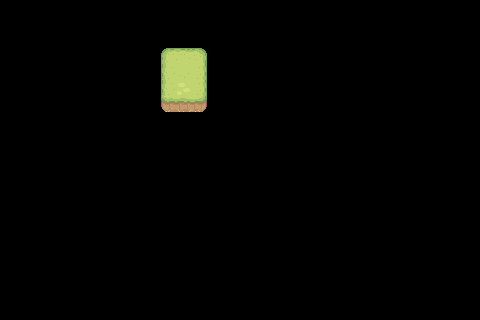

A level layout from a 2D game, rendered from its tile map. Below: a short description, then the map file with its tile-grid data intact:
An orthogonal 30x20 tile map with 16x16 px tiles, 1 tile layer (Camada de Blocos 2), 2 hidden layers not drawn, 2 tilesets and 2 objects (player).

<map version="1.9" tiledversion="1.9.2" orientation="orthogonal" renderorder="right-down" width="30" height="20" tilewidth="16" tileheight="16" infinite="0" nextlayerid="7" nextobjectid="3">
 <editorsettings>
  <export target="mapInit.lua" format="lua" />
 </editorsettings>
 <tileset firstgid="1" name="Grass" tilewidth="16" tileheight="16" tilecount="77" columns="11">
  <image source="../assets/Grass.png" width="176" height="112" />
 </tileset>
 <tileset firstgid="78" name="Hills" tilewidth="16" tileheight="16" tilecount="77" columns="11">
  <image source="../assets/Hills.png" width="176" height="112" />
 </tileset>
 <layer id="1" name="Camada de Blocos 1" width="30" height="20" visible="0">
  <data encoding="csv">
13,13,13,13,13,13,13,13,13,13,13,13,13,13,13,13,13,13,13,13,13,13,13,13,13,13,13,13,13,13,
13,13,13,13,13,13,13,13,13,13,13,13,13,13,13,13,13,13,13,13,13,13,13,13,13,13,13,13,13,13,
13,13,13,13,57,13,13,13,13,13,13,13,13,13,13,13,13,13,13,13,13,13,13,57,13,13,13,13,13,13,
13,13,57,13,13,13,13,13,57,13,13,13,13,13,13,13,59,13,13,57,13,13,13,13,13,58,13,13,13,13,
13,13,13,13,13,58,58,58,13,13,13,13,13,13,13,13,13,13,13,13,13,13,58,13,13,13,13,13,13,13,
13,13,13,13,13,13,58,58,13,13,13,13,13,13,13,13,13,13,59,13,13,13,59,13,13,13,13,58,58,13,
13,13,13,57,13,13,13,57,13,13,13,13,13,13,13,13,13,13,13,57,13,13,13,13,58,13,13,13,13,13,
13,13,13,13,13,57,13,13,58,13,13,13,13,57,13,13,13,13,13,13,13,13,13,13,13,13,13,13,13,13,
13,13,13,13,13,13,58,13,13,13,13,13,13,13,13,13,13,13,13,13,13,57,13,57,13,13,13,13,58,13,
13,13,13,13,13,13,13,13,13,58,13,13,13,13,13,13,13,13,13,13,13,13,13,13,13,13,13,13,13,13,
13,13,13,13,13,13,13,13,13,13,13,13,13,13,13,13,13,13,13,13,13,13,13,13,13,13,13,13,13,13,
13,13,13,13,13,13,13,13,13,13,13,13,13,13,13,13,13,13,13,13,13,13,13,13,13,13,13,13,13,13,
13,13,13,13,13,13,13,13,13,13,13,13,13,13,13,13,13,13,13,13,13,13,13,13,13,13,13,13,13,13,
13,13,13,13,13,13,13,13,13,13,13,13,13,13,13,13,13,13,13,13,13,13,13,13,13,13,13,13,13,13,
13,13,13,13,13,13,13,13,13,13,13,13,13,13,13,13,13,13,13,13,13,13,13,13,13,13,13,13,13,13,
13,13,13,56,13,13,13,13,13,13,13,56,13,13,13,13,13,13,57,13,13,58,13,13,13,13,58,58,58,13,
13,13,13,13,13,13,13,56,13,13,13,13,13,13,13,13,13,13,57,13,13,13,13,58,13,13,13,13,13,13,
13,13,13,13,13,13,13,56,13,13,13,13,13,56,57,13,13,13,13,13,58,13,13,13,13,13,13,13,13,13,
13,13,13,13,13,13,13,13,13,13,13,13,56,56,13,13,13,13,13,13,13,13,13,58,13,58,58,13,13,13,
13,13,13,13,13,13,13,13,13,13,13,13,13,13,13,13,13,13,13,13,13,13,13,13,13,13,13,13,13,13
</data>
 </layer>
 <layer id="2" name="Camada de Blocos 2" width="30" height="20">
  <data encoding="csv">
0,0,0,0,0,0,0,0,0,0,0,0,0,0,0,0,0,0,0,0,0,0,0,0,0,0,0,0,0,0,
0,0,0,0,0,0,0,0,0,0,0,0,0,0,0,0,0,0,0,0,0,0,0,0,0,0,0,0,0,0,
0,0,0,0,0,0,0,0,0,0,0,0,0,0,0,0,0,0,0,0,0,0,0,0,0,0,0,0,0,0,
0,0,0,0,0,0,0,0,0,0,78,79,80,0,0,0,0,0,0,0,0,0,0,0,0,0,0,0,0,0,
0,0,0,0,0,0,0,0,0,0,89,90,91,0,0,0,0,0,0,0,0,0,0,0,0,0,0,0,0,0,
0,0,0,0,0,0,0,0,0,0,89,147,91,0,0,0,0,0,0,0,0,0,0,0,0,0,0,0,0,0,
0,0,0,0,0,0,0,0,0,0,100,101,102,0,0,0,0,0,0,0,0,0,0,0,0,0,0,0,0,0,
0,0,0,0,0,0,0,0,0,0,0,0,0,0,0,0,0,0,0,0,0,0,0,0,0,0,0,0,0,0,
0,0,0,0,0,0,0,0,0,0,0,0,0,0,0,0,0,0,0,0,0,0,0,0,0,0,0,0,0,0,
0,0,0,0,0,0,0,0,0,0,0,0,0,0,0,0,0,0,0,0,0,0,0,0,0,0,0,0,0,0,
0,0,0,0,0,0,0,0,0,0,0,0,0,0,0,0,0,0,0,0,0,0,0,0,0,0,0,0,0,0,
0,0,0,0,0,0,0,0,0,0,0,0,0,0,0,0,0,0,0,0,0,0,0,0,0,0,0,0,0,0,
0,0,0,0,0,0,0,0,0,0,0,0,0,0,0,0,0,0,0,0,0,0,0,0,0,0,0,0,0,0,
0,0,0,0,0,0,0,0,0,0,0,0,0,0,0,0,0,0,0,0,0,0,0,0,0,0,0,0,0,0,
0,0,0,0,0,0,0,0,0,0,0,0,0,0,0,0,0,0,0,0,0,0,0,0,0,0,0,0,0,0,
0,0,0,0,0,0,0,0,0,0,0,0,0,0,0,0,0,0,0,0,0,0,0,0,0,0,0,0,0,0,
0,0,0,0,0,0,0,0,0,0,0,0,0,0,0,0,0,0,0,0,0,0,0,0,0,0,0,0,0,0,
0,0,0,0,0,0,0,0,0,0,0,0,0,0,0,0,0,0,0,0,0,0,0,0,0,0,0,0,0,0,
0,0,0,0,0,0,0,0,0,0,0,0,0,0,0,0,0,0,0,0,0,0,0,0,0,0,0,0,0,0,
0,0,0,0,0,0,0,0,0,0,0,0,0,0,0,0,0,0,0,0,0,0,0,0,0,0,0,0,0,0
</data>
 </layer>
 <layer id="6" name="Camada de Blocos 3" width="30" height="20" visible="0">
  <data encoding="csv">
0,0,0,0,0,0,0,0,0,0,0,0,0,0,0,0,0,0,0,0,0,0,0,0,0,0,0,0,0,0,
0,0,0,0,0,0,0,65,0,0,0,0,0,0,0,0,0,0,0,0,0,0,0,0,0,0,0,0,0,0,
0,0,0,0,0,0,0,0,0,0,0,0,0,0,0,0,0,0,0,0,0,0,0,0,0,0,0,0,0,0,
0,0,65,0,0,0,0,0,0,0,0,0,0,0,0,0,0,0,0,0,0,0,0,0,0,0,0,0,0,0,
0,0,0,0,0,0,0,0,0,0,0,0,0,0,0,0,0,0,0,0,0,0,0,0,0,65,0,0,0,0,
0,0,0,0,0,0,0,0,0,0,0,0,0,0,0,0,0,0,0,0,65,0,0,0,0,0,0,0,0,0,
0,65,0,0,0,65,0,0,0,0,0,0,0,0,0,0,0,0,0,0,0,0,0,0,0,0,0,0,0,0,
0,0,0,0,0,0,0,0,0,0,0,0,0,0,0,0,0,0,0,0,0,0,0,0,0,0,0,0,0,0,
0,0,0,0,0,0,0,0,0,0,0,0,0,0,0,0,0,0,0,65,0,0,0,0,65,0,0,0,0,0,
0,0,0,0,0,0,0,0,0,0,0,0,0,65,0,0,0,0,0,0,0,0,0,0,65,0,0,0,0,0,
0,0,0,0,0,65,65,0,0,0,0,0,0,0,0,0,0,73,0,0,0,0,73,0,0,0,0,0,0,0,
0,0,0,0,0,0,0,0,0,0,0,0,0,0,0,0,65,0,0,0,0,0,0,0,73,0,0,0,0,0,
0,0,0,0,0,0,0,0,0,0,0,0,0,0,73,0,0,73,0,0,0,0,0,0,0,0,0,0,0,0,
0,0,0,0,65,0,0,0,0,0,0,0,0,0,0,0,0,0,0,0,0,73,65,0,0,0,73,0,0,0,
0,0,0,0,0,0,0,0,0,0,0,0,0,0,0,0,0,0,0,0,0,0,0,0,0,0,0,0,0,0,
0,0,0,0,0,0,0,65,65,65,0,0,0,73,0,0,0,0,0,0,0,0,0,0,0,65,0,0,0,0,
0,0,0,0,0,0,0,0,0,0,0,0,0,0,0,0,0,0,65,65,0,0,65,0,0,0,0,0,0,0,
0,0,0,0,0,0,0,65,65,0,0,0,0,65,65,0,0,0,0,0,0,0,0,0,0,0,0,0,0,0,
0,0,0,0,0,0,0,0,0,0,0,0,0,0,0,0,0,0,0,0,0,0,0,0,0,0,0,0,0,0,
0,0,0,0,0,0,0,0,0,0,0,0,0,0,0,0,0,0,0,0,0,0,0,0,0,0,0,0,0,0
</data>
 </layer>
 <objectgroup id="4" name="player">
  <object id="1" name="player" x="159.667" y="191.667" width="17" height="15.6667" />
 </objectgroup>
 <objectgroup id="5" name="wall">
  <object id="2" x="162.182" y="51" width="43.0909" height="58.3636" />
 </objectgroup>
</map>
